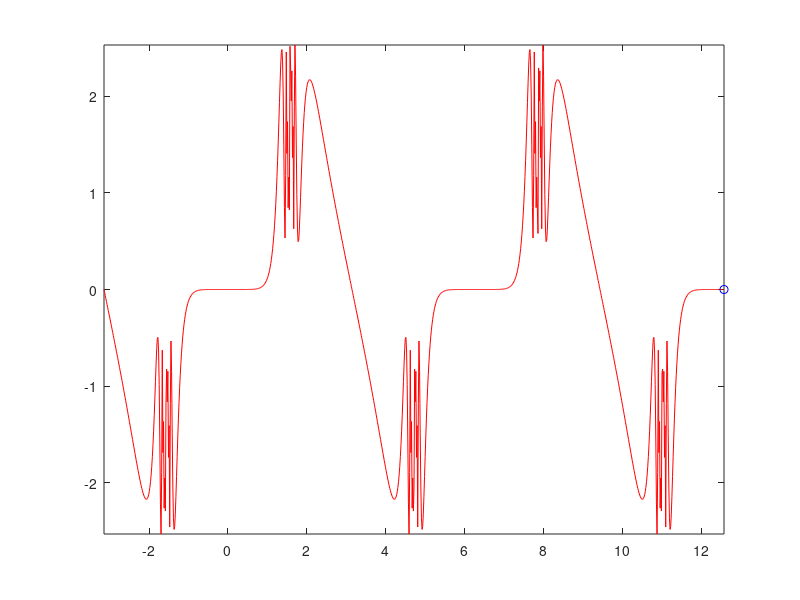

The MATLAB script that drew this image:
n = 50;
XY = 10 * rand(2,n) - 5;
% for i=1:n
%     plot(XY(1,i),XY(2,i),'or','MarkerSize',5,'MarkerFaceColor','r')
%     axis([-5 5 -5 5])
%     pause(.1)
% end
comet(XY(1,:),XY(2,:),0.1)

t = -pi:pi/200:4*pi;  
        comet(t,tan(sin(t))-sin(tan(t)))